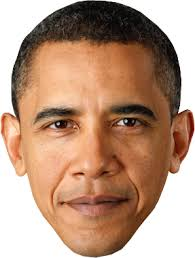
#> input picture assets/face.jpg, 195 x 258 px
$ python test-detect-eye.py
#> lines starting #> are read from the running program, lines starting #| are printed output that depends on the picture; after the words box and inside, x2 and y2 are one past the last pixel; in counts of white or black regions, pixels touching at a corner belong together
import cv2 as cv
import numpy as np

def main():
	# load-haar-classifiers
	face_haar_cascade = cv.CascadeClassifier('../assets/haarcascade-frontalface-default.xml')
	eye_haar_cascade = cv.CascadeClassifier('../assets/haarcascade-eye.xml')

	# load-image
	face_img = cv.imread('../assets/face.jpg')
#> face_img is the input picture: shape (258, 195, 3); mean B, G, R 128.9, 151.2, 185.7

	# convert-face-to-grayscale-for-face-detection
	gray_face_img = cv.cvtColor(face_img, cv.COLOR_BGR2GRAY)
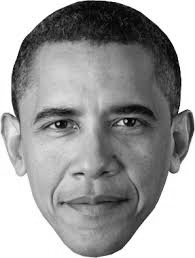
#> gray_face_img: shape (258, 195); min 0, max 255, mean 159

	# detect-face
	face_detected = face_haar_cascade.detectMultiScale(gray_face_img, 1.3, 5)
#> face_detected = [[20, 64, 142, 142]]

	# draw-border-on-detected-face-and-for-eyes
	for (x, y, w, h) in face_detected:
		cv.rectangle(face_img, (x, y), (x + w, y + h), (255, 255, 0), 2)
		detected_gray_face_img = gray_face_img[y : y + h, x : x + h]
		detected_face_img = face_img[y : y + h, x : x + h]
		eyes_detected = eye_haar_cascade.detectMultiScale(detected_gray_face_img)
		print (len(eyes_detected))
		for (ex, ey, ew, eh) in eyes_detected:
			cv.rectangle(detected_face_img, (ex, ey), (ex + ew, ey + eh), (0, 255, 255), 2)
#> this loop made 1 pass
#> (x, y, w, h, eyes_detected) on pass 1: (20, 64, 142, 142, [[15, 37, 46, 46], [83, 33, 48, 48]])
#| 2
#> pass 1, in main, `detected_gray_face_img = gray_face_img[y : y + h, x : x + h]`:
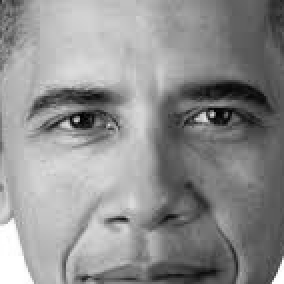
#> detected_gray_face_img: shape (142, 142) (shown 2 times larger); min 1, max 255, mean 142.8
#> pass 1, in main, `detected_face_img = face_img[y : y + h, x : x + h]`:
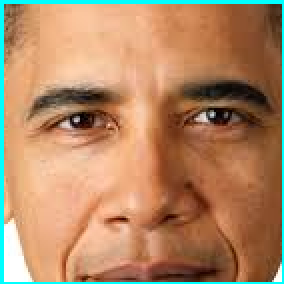
#> detected_face_img: shape (142, 142, 3) (shown 2 times larger); mean B, G, R 100.7, 135.4, 178
#> after the loop:
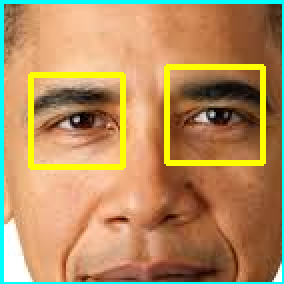
#> detected_face_img: shape (142, 142, 3) (shown 2 times larger); 5.55% of pixels changed, all inside (x1, y1, x2, y2) = (14, 32, 133, 85)
#> after the loop:
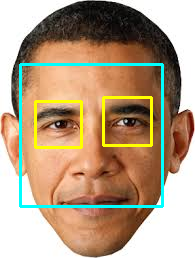
#> face_img: shape (258, 195, 3); 5.61% of pixels changed, all inside (x1, y1, x2, y2) = (19, 63, 164, 208)

	cv.imshow('Face Detection', face_img)
	cv.waitKey(0)
	cv.destroyAllWindows()

if __name__ == '__main__':
	main()
